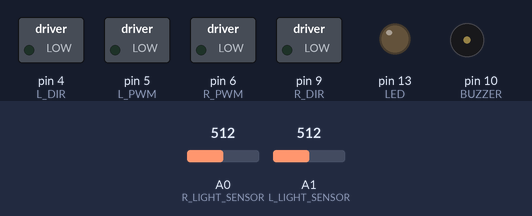
This sketch was run on a simulated Arduino Uno, built with avr-gcc and run on an emulated ATmega328P. On the bench: switched loads named in the sketch (green lamp = pin HIGH), output pins drawn as LEDs (lit = HIGH), buzzer (waves = sounding, pin HIGH). The inputs (shaded band) are chosen by the test bench; at power-on: A0 (R_LIGHT_SENSOR) = 512, A1 (L_LIGHT_SENSOR) = 512.

Above: at 1.2 s.
1.3 s: A0 (R_LIGHT_SENSOR) set to 551
2.8 s: A0 (R_LIGHT_SENSOR) set to 572
At 5.5 s:
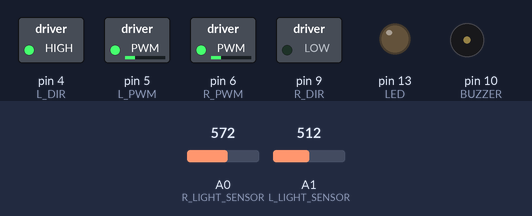
5.8 s: A1 (L_LIGHT_SENSOR) set to 537
At 6.7 s:
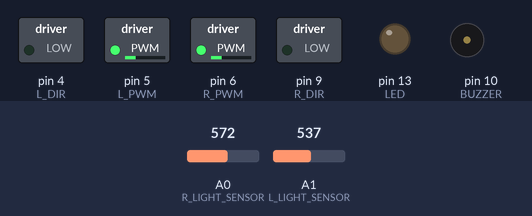
7.3 s: A1 (L_LIGHT_SENSOR) set to 606
8.8 s: A1 (L_LIGHT_SENSOR) set to 634
At 10.0 s:
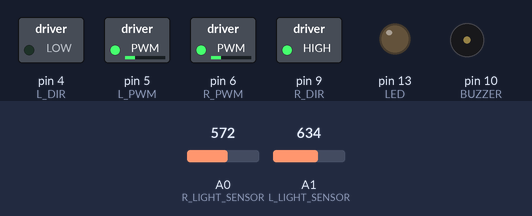
10.3 s: A0 (R_LIGHT_SENSOR) set to 511
At 11.3 s:
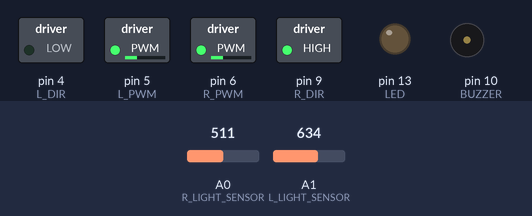
Timing chart, 0 to 12.8 s (numbered marks = the images above; inputs shaded):
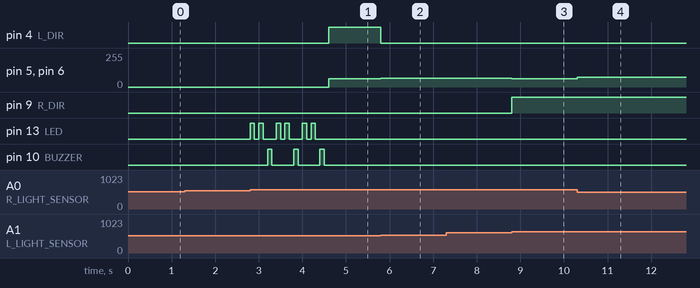

Measured:
- the behaviour switches between 562 and 563 on A0 (R_LIGHT_SENSOR) (found by bisection; images 0 and 1)
- the behaviour switches between 521 and 522 on A1 (L_LIGHT_SENSOR) (found by bisection; images 1 and 2)
- the behaviour switches between 622 and 623 on A1 (L_LIGHT_SENSOR) (found by bisection; images 2 and 3)
- after the input at 1.3 s, every drawn part: stays the same
- after the input at 2.8 s, pin 4 (L_DIR): LOW → HIGH after 1.8 s; pin 5 (L_PWM): 0/255 → 62/255 after 1.8 s
- after the input at 5.8 s, pin 4 (L_DIR): HIGH → LOW at once; pin 5 (L_PWM), pin 6 (R_PWM): 62/255 → 66/255 at once
- after the input at 7.3 s, every drawn part: stays the same
- after the input at 8.8 s, pin 5 (L_PWM), pin 6 (R_PWM): 66/255 → 62/255 at once; pin 9 (R_DIR): LOW → HIGH at once
- after the input at 10.3 s, pin 5 (L_PWM), pin 6 (R_PWM): 62/255 → 75/255 at once

The sketch:

photoresistor.ino
```cpp
// Motor driver pins
#define L_PWM 5
#define L_DIR 4
#define R_PWM 6
#define R_DIR 9
#define PWM_MAX 165

// Light sensors
#define R_LIGHT_SENSOR A0
#define L_LIGHT_SENSOR A1

// Thresholds
#define MAX_DIFFERENCE 300
#define MIN_DIFFERENCE -300
#define LIGHT_THRESHOLD 50

// Additional components
#define BUZZER 10
#define LED 13

void setup() {
  //Konfiguracja pinow od mostka H
  pinMode(L_DIR, OUTPUT);
  pinMode(R_DIR, OUTPUT);
  pinMode(L_PWM, OUTPUT);
  pinMode(R_PWM, OUTPUT);

  //Konfiguracja pozostalych elementow
  pinMode(BUZZER, OUTPUT);
  digitalWrite(BUZZER, 0); //Wylaczenie buzzera
  pinMode(LED, OUTPUT);
  digitalWrite(LED, 0); // wylaczenie ledu
}

void loop() {
  static bool initializationDone = false;

  int leftRead = analogRead(L_LIGHT_SENSOR);
  int rightRead = analogRead(R_LIGHT_SENSOR);
  int difference = leftRead - rightRead;

  if (difference < MIN_DIFFERENCE) {
    difference = MIN_DIFFERENCE;
  }
  else if (difference > MAX_DIFFERENCE) {
    difference = MAX_DIFFERENCE;
  }

  int velocityChange = map(difference, MIN_DIFFERENCE, MAX_DIFFERENCE, -40, 40);

  if (abs(difference) > LIGHT_THRESHOLD) {
    if (!initializationDone) {
      initializeRobot();
      initializationDone = true;
    } else if (difference > 0) {
      turnRight(30 + velocityChange);
    } else {
      turnLeft(30 - velocityChange);
    }
  } else if (initializationDone) {
    moveForward(40);
  }
}

// Initialize robot with LED and buzzer signals
void initializeRobot() {
  for (int i = 0; i < 3; i++) {
    flashLed();
    flashLed();
    buzzerBeep();
  }
}

// Flash LED
void flashLed() {
  digitalWrite(LED, HIGH);
  delay(100);
  digitalWrite(LED, LOW);
  delay(100);
}

// Activate buzzer
void buzzerBeep() {
  digitalWrite(BUZZER, HIGH);
  delay(100);
  digitalWrite(BUZZER, LOW);
  delay(100);
}

// Turning movements
void turnRight(int speed) {
  moveLeftMotor(speed);
  moveRightMotor(-speed);
}

void turnLeft(int speed) {
  moveLeftMotor(-speed);
  moveRightMotor(speed);
}

// Move forward
void moveForward(int speed) {
  moveLeftMotor(speed);
  moveRightMotor(speed);
}

// Control the left motor
void moveLeftMotor(int speed) {
  if (speed > 0) { // Move forward
    speed = map(speed, 0, 100, 0, PWM_MAX);
    digitalWrite(L_DIR, LOW);
    analogWrite(L_PWM, speed);
  } else { // Move backward
    speed = abs(speed);
    speed = map(speed, 0, 100, 0, PWM_MAX);
    digitalWrite(L_DIR, HIGH);
    analogWrite(L_PWM, speed);
  }
}

// Control the right motor
void moveRightMotor(int speed) {
  if (speed > 0) { // Move forward
    speed = map(speed, 0, 100, 0, PWM_MAX);
    digitalWrite(R_DIR, LOW);
    analogWrite(R_PWM, speed);
  } else { // Move backward
    speed = abs(speed);
    speed = map(speed, 0, 100, 0, PWM_MAX);
    digitalWrite(R_DIR, HIGH);
    analogWrite(R_PWM, speed);
  }
}
```
